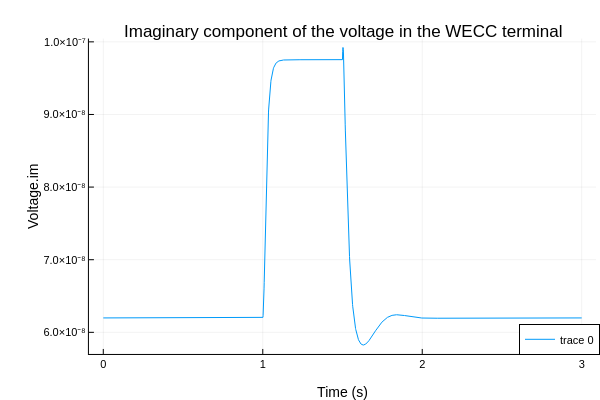

Notebook code cell kept with this figure:
### Code cell
# Modify the BESS resistance RPu
setParameters(BESS, ["BESScb.RPu = " * "0.5"])
buildModel(BESS)

# Run the simulation of the dynamic model
resultfile_name = string("BESS_XPu", ".csv")
simulate(BESS,
         resultfile = resultfile_name,
         simflags = "-override=outputFormat=csv")
resultfile = joinpath(getWorkDirectory(BESS), resultfile_name)
df = DataFrame(CSV.File(resultfile));

# Plot the imaginary component of the voltage in the WECC terminal
plotlyjs()
p2 = plot(df[!, "time"], df[!, "BESScb.terminal.V.im"], label=["Terminal V.im"])
plot!(p2, legend=:bottomright, titlefontsize=12, labelfontsize=10)
title!(p2, "Imaginary component of the voltage in the WECC terminal")
xlabel!(p2, "Time (s)")
ylabel!(p2, "Voltage.im")

### Figure 1 — Plotly figure (JSON) as saved in the notebook; plotly's stock layout.template omitted (floating-point values rounded to 4 significant figures; data arrays with more than 128 entries replaced by an {"elided": "..."} marker saying what was removed)
{"data": [{"colorbar": {"len": 0.8761, "title": "", "x": 0.9934, "y": 0.5104}, "legendgroup": ["Terminal V.im"], "line": {"color": "rgba(0, 154, 250, 1.000)", "dash": "solid", "shape": "linear", "width": 1}, "mode": "lines", "name": ["Terminal V.im"], "showlegend": true, "type": "scatter", "x": {"elided": "3006 float values"}, "xaxis": "x", "y": {"elided": "3006 float values"}, "yaxis": "y"}], "layout": {"annotations": [{"font": {"color": "rgba(0, 0, 0, 1.000)", "family": "sans-serif", "size": 17}, "rotation": 0, "showarrow": false, "text": "Imaginary component of the voltage in the WECC terminal", "x": 0.5708, "xanchor": "center", "xref": "paper", "y": 1, "yanchor": "top", "yref": "paper"}], "height": 400, "legend": {"bgcolor": "rgba(255, 255, 255, 1.000)", "bordercolor": "rgba(0, 0, 0, 1.000)", "borderwidth": 1, "font": {"color": "rgba(0, 0, 0, 1.000)", "family": "sans-serif", "size": 11}, "title": {"font": {"color": "rgba(0, 0, 0, 1.000)", "family": "sans-serif", "size": 15}, "text": ""}, "tracegroupgap": 0, "traceorder": "normal", "x": 1, "xanchor": "right", "y": 0.07, "yanchor": "bottom"}, "margin": {"b": 20, "l": 0, "r": 0, "t": 20}, "paper_bgcolor": "rgba(255, 255, 255, 1.000)", "plot_bgcolor": "rgba(255, 255, 255, 1.000)", "showlegend": true, "width": 600, "xaxis": {"anchor": "y", "domain": [0.1482, 0.9934], "gridcolor": "rgba(0, 0, 0, 0.100)", "gridwidth": 0.5, "linecolor": "rgba(0, 0, 0, 1.000)", "mirror": false, "range": [-0.09, 3.09], "showgrid": true, "showline": true, "showticklabels": true, "tickangle": 0, "tickcolor": "rgb(0, 0, 0)", "tickfont": {"color": "rgba(0, 0, 0, 1.000)", "family": "sans-serif", "size": 11}, "tickmode": "array", "ticks": "inside", "ticktext": ["0", "1", "2", "3"], "tickvals": [0, 1, 2, 3], "title": "Time (s)", "titlefont": {"color": "rgba(0, 0, 0, 1.000)", "family": "sans-serif", "size": 14}, "type": "-", "visible": true, "zeroline": false, "zerolinecolor": "rgba(0, 0, 0, 1.000)"}, "yaxis": {"anchor": "x", "domain": [0.07234, 0.9485], "gridcolor": "rgba(0, 0, 0, 0.100)", "gridwidth": 0.5, "linecolor": "rgba(0, 0, 0, 1.000)", "mirror": false, "range": [5.702e-08, 1.005e-07], "showgrid": true, "showline": true, "showticklabels": true, "tickangle": 0, "tickcolor": "rgb(0, 0, 0)", "tickfont": {"color": "rgba(0, 0, 0, 1.000)", "family": "sans-serif", "size": 11}, "tickmode": "array", "ticks": "inside", "ticktext": ["6.0×10⁻⁸", "7.0×10⁻⁸", "8.0×10⁻⁸", "9.0×10⁻⁸", "1.0×10⁻⁷"], "tickvals": [6e-08, 7e-08, 8e-08, 9e-08, 1e-07], "title": "Voltage.im", "titlefont": {"color": "rgba(0, 0, 0, 1.000)", "family": "sans-serif", "size": 14}, "type": "-", "visible": true, "zeroline": false, "zerolinecolor": "rgba(0, 0, 0, 1.000)"}}}
